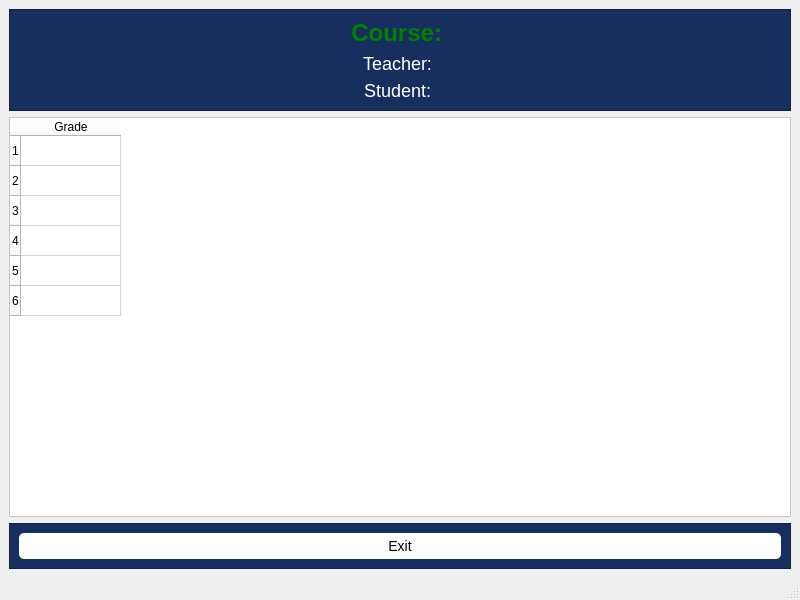
<?xml version="1.0" encoding="UTF-8"?>
<ui version="4.0">
 <class>StudentView</class>
 <widget class="QMainWindow" name="StudentView">
  <property name="geometry">
   <rect><x>0</x><y>0</y><width>800</width><height>600</height></rect>
  </property>
  <property name="windowTitle">
   <string>Student Dashboard</string>
  </property>
  <widget class="QWidget" name="centralwidget">
   <layout class="QVBoxLayout" name="verticalLayout">

    <!-- Верхний тёмно-синий блок -->
    <item>
     <widget class="QFrame" name="headerFrame">
      <property name="frameShape"><enum>QFrame::StyledPanel</enum></property>
      <property name="styleSheet">
       <string notr="true">background-color: #172F5F;</string>
      </property>
      <layout class="QVBoxLayout" name="verticalLayout_header">
       <item>
        <widget class="QLabel" name="studentcourse1">
         <property name="text"><string>Course: </string></property>
         <property name="alignment"><set>Qt::AlignCenter</set></property>
         <property name="styleSheet">
          <string>font-size: 24px; font-weight: bold; color: green;</string>
         </property>
        </widget>
       </item>
       <item>
        <widget class="QLabel" name="studentteacher1">
         <property name="text"><string>Teacher: </string></property>
         <property name="alignment"><set>Qt::AlignCenter</set></property>
         <property name="styleSheet">
          <string>font-size: 18px; color: white;</string>
         </property>
        </widget>
       </item>
       <item>
        <widget class="QLabel" name="studentname1">
         <property name="text"><string>Student: </string></property>
         <property name="alignment"><set>Qt::AlignCenter</set></property>
         <property name="styleSheet">
          <string>font-size: 18px; color: white;</string>
         </property>
        </widget>
       </item>
      </layout>
     </widget>
    </item>

    <!-- Белая таблица -->
    <item>
     <widget class="QTableWidget" name="studenttable1">
      <property name="rowCount"><number>6</number></property>
      <property name="columnCount"><number>1</number></property>
      <property name="styleSheet">
       <string notr="true">background-color: white;</string>
      </property>
      <column>
       <property name="text"><string>Grade</string></property>
      </column>
     </widget>
    </item>

    <!-- Нижний синий блок с кнопкой Exit -->
    <item>
     <widget class="QFrame" name="footerFrame">
      <property name="frameShape"><enum>QFrame::StyledPanel</enum></property>
      <property name="styleSheet">
       <string notr="true">background-color: #172F5F;</string>
      </property>
      <layout class="QHBoxLayout" name="horizontalLayout_footer">
       <item>
        <widget class="QPushButton" name="studentexit1">
         <property name="text"><string>Exit</string></property>
         <property name="styleSheet">
          <string notr="true">
           QPushButton {
            background-color: white;
            color: black;
            font-size: 14px;
            border-radius: 5px;
            padding: 5px;
           }
           QPushButton:hover {
            color: green;
            background-color: white;
            border: 2px solid green;
           }
          </string>
         </property>
        </widget>
       </item>
      </layout>
     </widget>
    </item>

   </layout>
  </widget>
  <widget class="QStatusBar" name="statusbar"/>
 </widget>
 <resources/>
 <connections/>
</ui>
